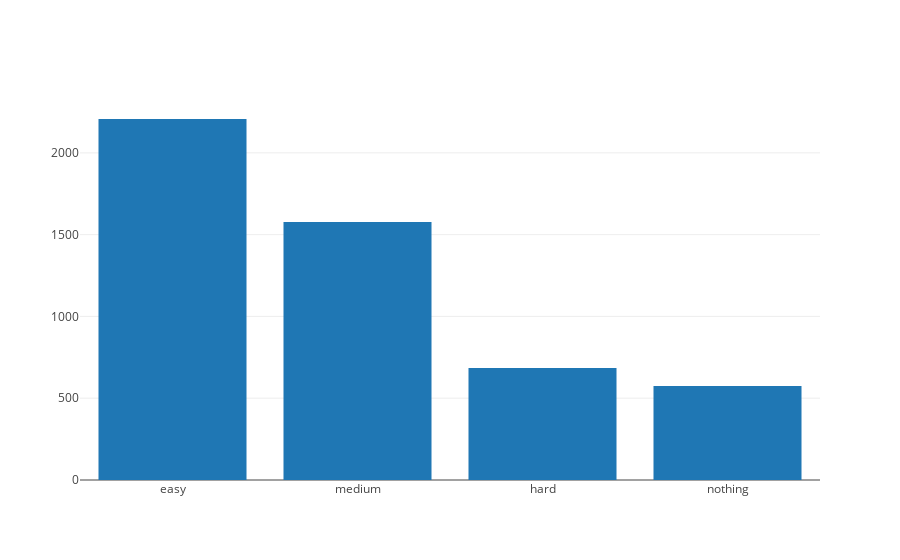

Notebook cell for this chart:
### Markdown cell above
We know users have differing preferences for how difficult they want their interventions to be.

Ie, if you ask them during onboarding the following question "How aggressive would you like HabitLab to be in reducing your time online" then the answers are as follows

### Code cell
from initial_difficulty_choice_utils import plot_initial_chosen_difficulties
plot_initial_chosen_difficulties()

### Figure 1 — Plotly figure (JSON) as saved in the notebook; plotly's stock layout.template omitted (floating-point values rounded to 4 significant figures)
{"data": [{"type": "bar", "uid": "5bd002cc-0b3d-46ba-9d2c-c9ffcac0d6c4", "x": ["easy", "medium", null, "hard", "nothing"], "y": [2207, 1578, 885, 685, 574]}], "layout": {}}
